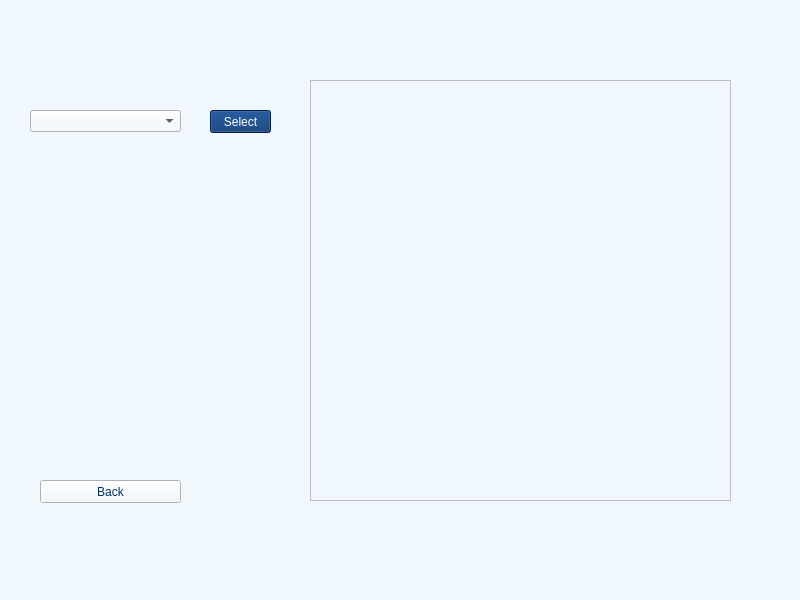
<?xml version="1.0" encoding="UTF-8"?>
<ui version="4.0">
 <class>AdminReports</class>
 <widget class="QMainWindow" name="AdminReports">
  <property name="geometry">
   <rect>
    <x>0</x>
    <y>0</y>
    <width>800</width>
    <height>600</height>
   </rect>
  </property>
  <property name="windowTitle">
   <string>Admin</string>
  </property>
  <property name="styleSheet">
   <string notr="true">background-color: rgb(241, 248, 253);</string>
  </property>
  <widget class="QWidget" name="centralwidget">
   <widget class="QComboBox" name="comboBox">
    <property name="geometry">
     <rect>
      <x>30</x>
      <y>110</y>
      <width>151</width>
      <height>22</height>
     </rect>
    </property>
   </widget>
   <widget class="QTextEdit" name="textEdit">
    <property name="geometry">
     <rect>
      <x>310</x>
      <y>80</y>
      <width>421</width>
      <height>421</height>
     </rect>
    </property>
    <property name="readOnly">
     <bool>true</bool>
    </property>
   </widget>
   <widget class="QPushButton" name="pushButton">
    <property name="geometry">
     <rect>
      <x>40</x>
      <y>480</y>
      <width>141</width>
      <height>23</height>
     </rect>
    </property>
    <property name="styleSheet">
     <string notr="true">color: rgb(0, 46, 110);</string>
    </property>
    <property name="text">
     <string>Back</string>
    </property>
   </widget>
   <widget class="QPushButton" name="pushButton_2">
    <property name="geometry">
     <rect>
      <x>210</x>
      <y>110</y>
      <width>61</width>
      <height>23</height>
     </rect>
    </property>
    <property name="styleSheet">
     <string notr="true">background-color: rgb(0, 46, 110);
color: rgb(255, 255, 255);</string>
    </property>
    <property name="text">
     <string>Select</string>
    </property>
   </widget>
  </widget>
  <widget class="QMenuBar" name="menubar">
   <property name="geometry">
    <rect>
     <x>0</x>
     <y>0</y>
     <width>800</width>
     <height>20</height>
    </rect>
   </property>
  </widget>
  <widget class="QStatusBar" name="statusbar"/>
 </widget>
 <resources/>
 <connections/>
</ui>
